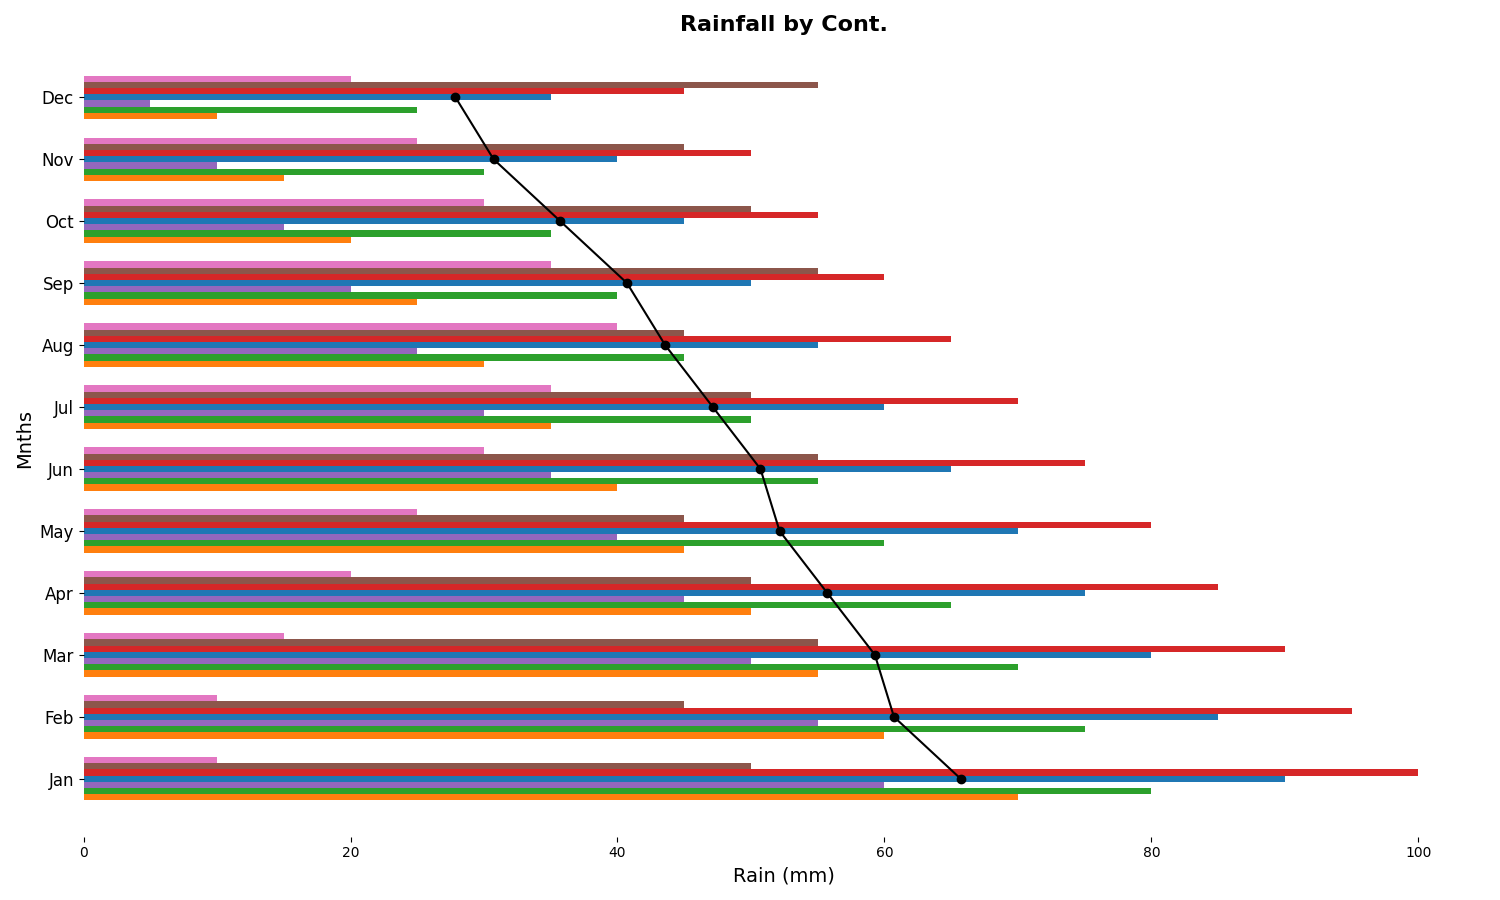

This chart was generated by the following Python code:
import numpy as np
import matplotlib.pyplot as plt

continents = ['Afr', 'As', 'Eur', 'NA', 'SA', 'Oce', 'Ant']
months = ['Jan', 'Feb', 'Mar', 'Apr', 'May', 'Jun', 'Jul', 'Aug', 'Sep', 'Oct', 'Nov', 'Dec']

rainfall_data = np.array([
    [70, 60, 55, 50, 45, 40, 35, 30, 25, 20, 15, 10],   # Africa
    [80, 75, 70, 65, 60, 55, 50, 45, 40, 35, 30, 25],   # Asia
    [60, 55, 50, 45, 40, 35, 30, 25, 20, 15, 10, 5],    # Europe
    [90, 85, 80, 75, 70, 65, 60, 55, 50, 45, 40, 35],   # North America
    [100, 95, 90, 85, 80, 75, 70, 65, 60, 55, 50, 45],  # South America
    [50, 45, 55, 50, 45, 55, 50, 45, 55, 50, 45, 55],   # Oceania
    [10, 10, 15, 20, 25, 30, 35, 40, 35, 30, 25, 20]    # Antarctica
])

yearly_avg = rainfall_data.mean(axis=0)

fig, ax = plt.subplots(figsize=(15, 9))

colors = ['#ff7f0e', '#2ca02c', '#9467bd', '#1f77b4', '#d62728', '#8c564b', '#e377c2']

height = 0.1
y = np.arange(len(months))

for i, continent in enumerate(continents):
    ax.barh(y + height * i, rainfall_data[i], height, color=colors[i])

ax.plot(yearly_avg, y + height * 3, marker='o', color='black', linestyle='-')

ax.set_ylabel('Mnths', fontsize=14)
ax.set_xlabel('Rain (mm)', fontsize=14)
ax.set_title('Rainfall by Cont.', fontsize=16, fontweight='bold')

ax.set_yticks(y + height * 3)
ax.set_yticklabels(months, fontsize=12)
# ax.xaxis.grid(True)

# ax.legend(loc='upper right', fontsize=12)

# Remove the border by turning off the spines
ax.spines['top'].set_visible(False)
ax.spines['right'].set_visible(False)
ax.spines['left'].set_visible(False)
ax.spines['bottom'].set_visible(False)

plt.tight_layout()
plt.show()
